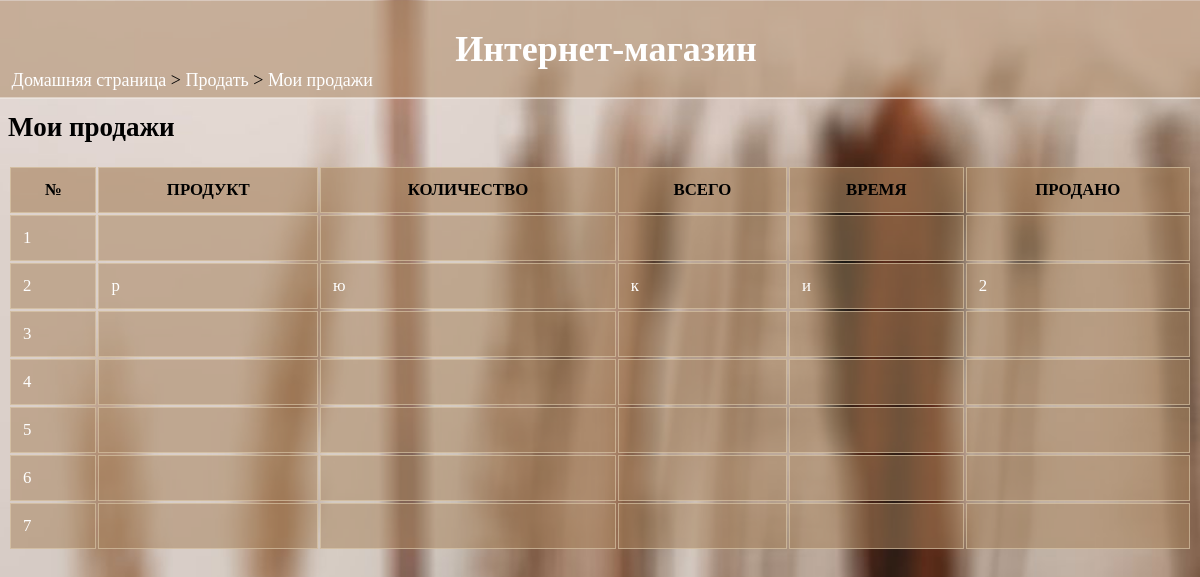
Screenshot of /sell/sales/ (signed in) with the database file from the repository.
### data/product.py (models this page shows)
class Product(SqlAlchemyBase, UserMixin):
    __tablename__ = 'product'
    prodID = sqlalchemy.Column(sqlalchemy.Integer, primary_key=True, autoincrement=True)
    name = sqlalchemy.Column(sqlalchemy.String)
    quantity = sqlalchemy.Column(sqlalchemy.Integer)
    category = sqlalchemy.Column(sqlalchemy.String)
    cost_price = sqlalchemy.Column(sqlalchemy.Float)
    sell_price = sqlalchemy.Column(sqlalchemy.Float)
    description = sqlalchemy.Column(sqlalchemy.String)
    sellID = sqlalchemy.Column(sqlalchemy.Integer, sqlalchemy.ForeignKey("sellers.sellID"))

### data/orders.py (models this page shows)
class Order(SqlAlchemyBase):
    __tablename__ = 'orders'
    orderID = sqlalchemy.Column(sqlalchemy.Integer, primary_key=True, autoincrement=True)
    custID = sqlalchemy.Column(sqlalchemy.Integer, sqlalchemy.ForeignKey("users.custID"))
    prodID = sqlalchemy.Column(sqlalchemy.Integer, sqlalchemy.ForeignKey("product.prodID"))
    quantity = sqlalchemy.Column(sqlalchemy.Integer)
    date = sqlalchemy.Column(sqlalchemy.DateTime, default=datetime.datetime.now)
    cost_price = sqlalchemy.Column(sqlalchemy.Float)
    sell_price = sqlalchemy.Column(sqlalchemy.Float)
    status = sqlalchemy.Column(sqlalchemy.Integer)

### shop.py (the view)
@app.route("/sell/sales/")
def my_sales():
    if 'userid' not in session:
        return redirect(url_for('home'))
    if session['type'] == "Customer":
        abort(403)
    res = seller_sales(session['userid'])
    return render_template('my_sales.html', sales=res)

### data/db_session.py (called while the page is built)
def create_session() -> Session:
    global __factory
    return __factory()

### templates/my_sales.html (shortened to what this page needs)
<html>
<head>
  <link rel="stylesheet" href="{{url_for('static', filename='main.css')}}">
</head>
<body>
  <div class="sticky">
    <h1>Интернет-магазин</h1>
  </div>
  <div class="nav">
    <p><a href="/">Домашняя страница</a> > <a href="/sell">Продать</a> > <a href="">Мои продажи</a></p>
  </div>
  <h2>Мои продажи</h2>
  {% if sales|length==0 %}
  <p>Вы ещё ничего не продали</p>
  {% else %}
  <table>
    <tr>
      <th>№</th><th>ПРОДУКТ</th><th>КОЛИЧЕСТВО</th><th>ВСЕГО</th><th>ВРЕМЯ</th><th>ПРОДАНО</th>
    </tr>
    {% set cnt={'val':1} %}
    {% for i in sales %}
    <tr>
      <td>{{cnt['val']}}</td><td><a href="/viewproduct/{{i[0]}}">{{i[1]}}</a></td><td>{{i[2]}}</td>
      <td>{{i[3]}}</td><td>{{i[4]}}</td><td><a href="/viewprofile/{{i[5]}}">{{i[6]}}</a></td>
    </tr>
    {% endfor %}
  </table>
  {% endif %}
</body>
</html>

### static/main.css (style rules this page uses)
div.sticky { position: -webkit-sticky; position: sticky; top: 0.2px; margin: -0.7vw; background-color: rgba(167, 130, 93, 0.5); color: white; padding: 0.3vw; font-size: 1.5vw; text-align: center; border-bottom: 1px solid white; font-family: 'Times New Roman'; }
div.sticky h1 { padding-left:1vw; }
body { font-family:'Times New Roman'; font-size: 1.5vw; background-image: url('background2.jpg'); background-size: cover; background-repeat: no-repeat; background-attachment: fixed; color: black; max-width: 100%; overflow-x: hidden; }
div.nav { position: fixed; display: block; top: 5vw; margin:-0.7vw; padding-left:1vw; border:none; overflow: hidden; }
div.nav a { text-decoration: none; color: white; }
table { width: 100%; font-size: 1.4vw; }
th { border: 1px solid rgba(224, 207, 177, 0.589); padding: 1vw; text-align: center; background-color: rgba(167, 130, 93, 0.616); color: black; }
td { border: 1px solid rgba(224, 207, 177, 0.589); padding:1vw; text-align: left; background-color: rgba(167, 130, 93, 0.521); color: white; word-wrap: break-word; }
td a { text-decoration: none; color: white; }
a { text-decoration: none; color: white; }

### rows the page displays
Product: val "2", name "р", name "ю", name "к", name "и", name "2"
Order: val "4", val "5"

### other values shown
{{ cnt['val'] }} "1" "3" "6" "7"
